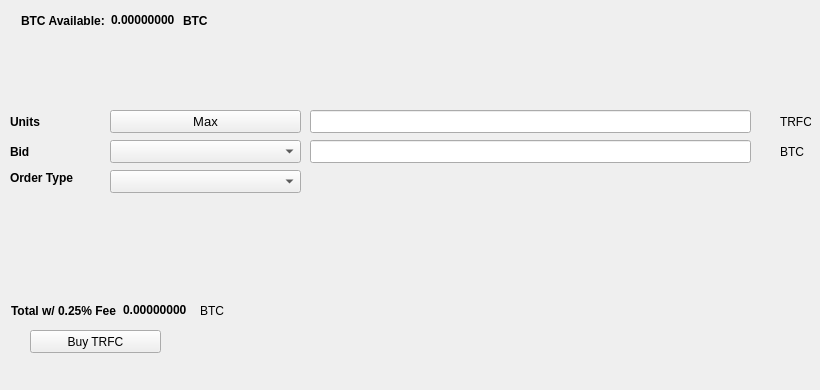
   <widget class="QWidget" name="BuyTab">
    <attribute name="title">
     <string>Buy</string>
    </attribute>
    <widget class="QPushButton" name="BuyTRFC">
     <property name="geometry">
      <rect>
       <x>30</x>
       <y>330</y>
       <width>131</width>
       <height>23</height>
      </rect>
     </property>
     <property name="text">
      <string>Buy TRFC</string>
     </property>
     <property name="icon">
      <iconset resource="../traficoin.qrc">
       <normaloff>:/icons/bitcoin</normaloff>:/icons/bitcoin</iconset>
     </property>
    </widget>
    <widget class="QLabel" name="label_3">
     <property name="geometry">
      <rect>
       <x>10</x>
       <y>110</y>
       <width>46</width>
       <height>23</height>
      </rect>
     </property>
     <property name="font">
      <font>
       <weight>75</weight>
       <bold>true</bold>
      </font>
     </property>
     <property name="text">
      <string>Units</string>
     </property>
    </widget>
    <widget class="QLineEdit" name="UnitsInput">
     <property name="geometry">
      <rect>
       <x>310</x>
       <y>110</y>
       <width>441</width>
       <height>23</height>
      </rect>
     </property>
     <property name="font">
      <font>
       <pointsize>9</pointsize>
       <weight>75</weight>
       <bold>true</bold>
      </font>
     </property>
    </widget>
    <widget class="QLineEdit" name="BuyBidPriceEdit">
     <property name="geometry">
      <rect>
       <x>310</x>
       <y>140</y>
       <width>441</width>
       <height>23</height>
      </rect>
     </property>
     <property name="font">
      <font>
       <pointsize>9</pointsize>
       <weight>75</weight>
       <bold>true</bold>
      </font>
     </property>
    </widget>
    <widget class="QLabel" name="label_4">
     <property name="geometry">
      <rect>
       <x>780</x>
       <y>110</y>
       <width>31</width>
       <height>23</height>
      </rect>
     </property>
     <property name="text">
      <string>TRFC</string>
     </property>
    </widget>
    <widget class="QLabel" name="label_5">
     <property name="geometry">
      <rect>
       <x>780</x>
       <y>140</y>
       <width>31</width>
       <height>23</height>
      </rect>
     </property>
     <property name="text">
      <string>BTC</string>
     </property>
    </widget>
    <widget class="QLabel" name="label_6">
     <property name="geometry">
      <rect>
       <x>10</x>
       <y>140</y>
       <width>46</width>
       <height>23</height>
      </rect>
     </property>
     <property name="font">
      <font>
       <weight>75</weight>
       <bold>true</bold>
      </font>
     </property>
     <property name="text">
      <string>Bid</string>
     </property>
    </widget>
    <widget class="QLabel" name="label_7">
     <property name="geometry">
      <rect>
       <x>10</x>
       <y>170</y>
       <width>91</width>
       <height>16</height>
      </rect>
     </property>
     <property name="font">
      <font>
       <weight>75</weight>
       <bold>true</bold>
      </font>
     </property>
     <property name="text">
      <string>Order Type</string>
     </property>
    </widget>
    <widget class="QPushButton" name="Buy_Max_Amount">
     <property name="geometry">
      <rect>
       <x>110</x>
       <y>110</y>
       <width>191</width>
       <height>23</height>
      </rect>
     </property>
     <property name="font">
      <font>
       <pointsize>10</pointsize>
      </font>
     </property>
     <property name="text">
      <string>Max</string>
     </property>
    </widget>
    <widget class="QComboBox" name="BuyBidcomboBox">
     <property name="geometry">
      <rect>
       <x>110</x>
       <y>140</y>
       <width>191</width>
       <height>23</height>
      </rect>
     </property>
     <property name="font">
      <font>
       <pointsize>10</pointsize>
      </font>
     </property>
    </widget>
    <widget class="QComboBox" name="buyOrdertypeCombo">
     <property name="geometry">
      <rect>
       <x>110</x>
       <y>170</y>
       <width>191</width>
       <height>23</height>
      </rect>
     </property>
     <property name="font">
      <font>
       <pointsize>10</pointsize>
      </font>
     </property>
    </widget>
    <widget class="QWidget" name="layoutWidget1">
     <property name="geometry">
      <rect>
       <x>21</x>
       <y>11</y>
       <width>227</width>
       <height>19</height>
      </rect>
     </property>
     <layout class="QHBoxLayout" name="horizontalLayout_3">
      <item>
       <widget class="QLabel" name="label232">
        <property name="font">
         <font>
          <weight>75</weight>
          <bold>true</bold>
         </font>
        </property>
        <property name="text">
         <string>BTC Available:</string>
        </property>
       </widget>
      </item>
      <item>
       <widget class="QLabel" name="BtcAvailableLbl">
        <property name="palette">
         <palette>
          <active>
           <colorrole role="WindowText">
            <brush brushstyle="SolidPattern">
             <color alpha="255">
              <red>0</red>
              <green>0</green>
              <blue>0</blue>
             </color>
            </brush>
           </colorrole>
           <colorrole role="Button">
            <brush brushstyle="SolidPattern">
             <color alpha="255">
              <red>0</red>
              <green>170</green>
              <blue>0</blue>
             </color>
            </brush>
           </colorrole>
           <colorrole role="Light">
            <brush brushstyle="SolidPattern">
             <color alpha="255">
              <red>0</red>
              <green>255</green>
              <blue>0</blue>
             </color>
            </brush>
           </colorrole>
           <colorrole role="Midlight">
            <brush brushstyle="SolidPattern">
             <color alpha="255">
              <red>0</red>
              <green>212</green>
              <blue>0</blue>
             </color>
            </brush>
           </colorrole>
           <colorrole role="Dark">
            <brush brushstyle="SolidPattern">
             <color alpha="255">
              <red>0</red>
              <green>85</green>
              <blue>0</blue>
             </color>
            </brush>
           </colorrole>
           <colorrole role="Mid">
            <brush brushstyle="SolidPattern">
             <color alpha="255">
              <red>0</red>
              <green>113</green>
              <blue>0</blue>
             </color>
            </brush>
           </colorrole>
           <colorrole role="Text">
            <brush brushstyle="SolidPattern">
             <color alpha="255">
              <red>0</red>
              <green>170</green>
              <blue>0</blue>
             </color>
            </brush>
           </colorrole>
           <colorrole role="BrightText">
            <brush brushstyle="SolidPattern">
             <color alpha="255">
              <red>255</red>
              <green>255</green>
              <blue>255</blue>
             </color>
            </brush>
           </colorrole>
           <colorrole role="ButtonText">
            <brush brushstyle="SolidPattern">
             <color alpha="255">
              <red>0</red>
              <green>0</green>
              <blue>0</blue>
             </color>
            </brush>
           </colorrole>
           <colorrole role="Base">
            <brush brushstyle="SolidPattern">
             <color alpha="255">
              <red>255</red>
              <green>255</green>
              <blue>255</blue>
             </color>
            </brush>
           </colorrole>
           <colorrole role="Window">
            <brush brushstyle="SolidPattern">
             <color alpha="255">
              <red>0</red>
              <green>170</green>
              <blue>0</blue>
             </color>
            </brush>
           </colorrole>
           <colorrole role="Shadow">
            <brush brushstyle="SolidPattern">
             <color alpha="255">
              <red>0</red>
              <green>0</green>
              <blue>0</blue>
             </color>
            </brush>
           </colorrole>
           <colorrole role="AlternateBase">
            <brush brushstyle="SolidPattern">
             <color alpha="255">
              <red>127</red>
              <green>212</green>
              <blue>127</blue>
             </color>
            </brush>
           </colorrole>
           <colorrole role="ToolTipBase">
            <brush brushstyle="SolidPattern">
             <color alpha="255">
              <red>255</red>
              <green>255</green>
              <blue>220</blue>
             </color>
            </brush>
           </colorrole>
           <colorrole role="ToolTipText">
            <brush brushstyle="SolidPattern">
             <color alpha="255">
              <red>0</red>
              <green>0</green>
              <blue>0</blue>
             </color>
            </brush>
           </colorrole>
          </active>
          <inactive>
           <colorrole role="WindowText">
            <brush brushstyle="SolidPattern">
             <color alpha="255">
              <red>0</red>
              <green>0</green>
              <blue>0</blue>
             </color>
            </brush>
           </colorrole>
           <colorrole role="Button">
            <brush brushstyle="SolidPattern">
             <color alpha="255">
              <red>0</red>
              <green>170</green>
              <blue>0</blue>
             </color>
            </brush>
           </colorrole>
           <colorrole role="Light">
            <brush brushstyle="SolidPattern">
             <color alpha="255">
              <red>0</red>
              <green>255</green>
              <blue>0</blue>
             </color>
            </brush>
           </colorrole>
           <colorrole role="Midlight">
            <brush brushstyle="SolidPattern">
             <color alpha="255">
              <red>0</red>
              <green>212</green>
              <blue>0</blue>
             </color>
            </brush>
           </colorrole>
           <colorrole role="Dark">
            <brush brushstyle="SolidPattern">
             <color alpha="255">
              <red>0</red>
              <green>85</green>
              <blue>0</blue>
             </color>
            </brush>
           </colorrole>
           <colorrole role="Mid">
            <brush brushstyle="SolidPattern">
             <color alpha="255">
              <red>0</red>
              <green>113</green>
              <blue>0</blue>
             </color>
            </brush>
           </colorrole>
           <colorrole role="Text">
            <brush brushstyle="SolidPattern">
             <color alpha="255">
              <red>0</red>
              <green>170</green>
              <blue>0</blue>
             </color>
            </brush>
           </colorrole>
           <colorrole role="BrightText">
            <brush brushstyle="SolidPattern">
             <color alpha="255">
              <red>255</red>
              <green>255</green>
              <blue>255</blue>
             </color>
            </brush>
           </colorrole>
           <colorrole role="ButtonText">
            <brush brushstyle="SolidPattern">
             <color alpha="255">
              <red>0</red>
              <green>0</green>
              <blue>0</blue>
             </color>
            </brush>
           </colorrole>
           <colorrole role="Base">
            <brush brushstyle="SolidPattern">
             <color alpha="255">
              <red>255</red>
              <green>255</green>
              <blue>255</blue>
             </color>
            </brush>
           </colorrole>
           <colorrole role="Window">
            <brush brushstyle="SolidPattern">
             <color alpha="255">
              <red>0</red>
              <green>170</green>
              <blue>0</blue>
             </color>
            </brush>
           </colorrole>
           <colorrole role="Shadow">
            <brush brushstyle="SolidPattern">
             <color alpha="255">
              <red>0</red>
              <green>0</green>
              <blue>0</blue>
             </color>
            </brush>
           </colorrole>
           <colorrole role="AlternateBase">
            <brush brushstyle="SolidPattern">
             <color alpha="255">
              <red>127</red>
              <green>212</green>
              <blue>127</blue>
             </color>
            </brush>
           </colorrole>
           <colorrole role="ToolTipBase">
            <brush brushstyle="SolidPattern">
             <color alpha="255">
              <red>255</red>
              <green>255</green>
              <blue>220</blue>
             </color>
            </brush>
           </colorrole>
           <colorrole role="ToolTipText">
            <brush brushstyle="SolidPattern">
             <color alpha="255">
              <red>0</red>
              <green>0</green>
              <blue>0</blue>
             </color>
            </brush>
           </colorrole>
          </inactive>
          <disabled>
           <colorrole role="WindowText">
            <brush brushstyle="SolidPattern">
             <color alpha="255">
              <red>0</red>
              <green>85</green>
              <blue>0</blue>
             </color>
            </brush>
           </colorrole>
           <colorrole role="Button">
            <brush brushstyle="SolidPattern">
             <color alpha="255">
              <red>0</red>
              <green>170</green>
              <blue>0</blue>
             </color>
            </brush>
           </colorrole>
           <colorrole role="Light">
            <brush brushstyle="SolidPattern">
             <color alpha="255">
              <red>0</red>
              <green>255</green>
              <blue>0</blue>
             </color>
            </brush>
           </colorrole>
           <colorrole role="Midlight">
            <brush brushstyle="SolidPattern">
             <color alpha="255">
              <red>0</red>
              <green>212</green>
              <blue>0</blue>
             </color>
            </brush>
           </colorrole>
           <colorrole role="Dark">
            <brush brushstyle="SolidPattern">
             <color alpha="255">
              <red>0</red>
              <green>85</green>
              <blue>0</blue>
             </color>
            </brush>
           </colorrole>
           <colorrole role="Mid">
            <brush brushstyle="SolidPattern">
             <color alpha="255">
              <red>0</red>
              <green>113</green>
              <blue>0</blue>
             </color>
            </brush>
           </colorrole>
           <colorrole role="Text">
            <brush brushstyle="SolidPattern">
             <color alpha="255">
              <red>0</red>
              <green>85</green>
              <blue>0</blue>
             </color>
            </brush>
           </colorrole>
           <colorrole role="BrightText">
            <brush brushstyle="SolidPattern">
             <color alpha="255">
              <red>255</red>
              <green>255</green>
              <blue>255</blue>
             </color>
            </brush>
           </colorrole>
           <colorrole role="ButtonText">
            <brush brushstyle="SolidPattern">
             <color alpha="255">
              <red>0</red>
              <green>85</green>
              <blue>0</blue>
             </color>
            </brush>
           </colorrole>
           <colorrole role="Base">
            <brush brushstyle="SolidPattern">
             <color alpha="255">
              <red>0</red>
              <green>170</green>
              <blue>0</blue>
             </color>
            </brush>
           </colorrole>
           <colorrole role="Window">
            <brush brushstyle="SolidPattern">
             <color alpha="255">
              <red>0</red>
              <green>170</green>
              <blue>0</blue>
             </color>
            </brush>
           </colorrole>
           <colorrole role="Shadow">
            <brush brushstyle="SolidPattern">
             <color alpha="255">
              <red>0</red>
              <green>0</green>
              <blue>0</blue>
             </color>
            </brush>
           </colorrole>
           <colorrole role="AlternateBase">
            <brush brushstyle="SolidPattern">
             <color alpha="255">
              <red>0</red>
              <green>170</green>
              <blue>0</blue>
             </color>
            </brush>
           </colorrole>
           <colorrole role="ToolTipBase">
            <brush brushstyle="SolidPattern">
             <color alpha="255">
              <red>255</red>
              <green>255</green>
              <blue>220</blue>
             </color>
            </brush>
           </colorrole>
           <colorrole role="ToolTipText">
            <brush brushstyle="SolidPattern">
             <color alpha="255">
              <red>0</red>
              <green>0</green>
              <blue>0</blue>
             </color>
            </brush>
           </colorrole>
          </disabled>
         </palette>
        </property>
        <property name="font">
         <font>
          <weight>75</weight>
          <bold>true</bold>
         </font>
        </property>
        <property name="text">
         <string>0.00000000</string>
        </property>
        <property name="textInteractionFlags">
         <set>Qt::LinksAccessibleByMouse|Qt::TextSelectableByKeyboard|Qt::TextSelectableByMouse</set>
        </property>
       </widget>
      </item>
      <item>
       <widget class="QLabel" name="BtcAvailableLbl_2">
        <property name="font">
         <font>
          <weight>75</weight>
          <bold>true</bold>
         </font>
        </property>
        <property name="text">
         <string>BTC</string>
        </property>
       </widget>
      </item>
     </layout>
    </widget>
    <widget class="QWidget" name="layoutWidge2">
     <property name="geometry">
      <rect>
       <x>11</x>
       <y>301</y>
       <width>259</width>
       <height>19</height>
      </rect>
     </property>
     <layout class="QHBoxLayout" name="horizontalLayout_4">
      <item>
       <widget class="QLabel" name="label_9">
        <property name="font">
         <font>
          <weight>75</weight>
          <bold>true</bold>
         </font>
        </property>
        <property name="text">
         <string>Total w/ 0.25% Fee</string>
        </property>
       </widget>
      </item>
      <item>
       <widget class="QLabel" name="BuyCostLabel">
        <property name="palette">
         <palette>
          <active>
           <colorrole role="WindowText">
            <brush brushstyle="SolidPattern">
             <color alpha="255">
              <red>0</red>
              <green>0</green>
              <blue>0</blue>
             </color>
            </brush>
           </colorrole>
           <colorrole role="Button">
            <brush brushstyle="SolidPattern">
             <color alpha="255">
              <red>0</red>
              <green>170</green>
              <blue>0</blue>
             </color>
            </brush>
           </colorrole>
           <colorrole role="Light">
            <brush brushstyle="SolidPattern">
             <color alpha="255">
              <red>0</red>
              <green>255</green>
              <blue>0</blue>
             </color>
            </brush>
           </colorrole>
           <colorrole role="Midlight">
            <brush brushstyle="SolidPattern">
             <color alpha="255">
              <red>0</red>
              <green>212</green>
              <blue>0</blue>
             </color>
            </brush>
           </colorrole>
           <colorrole role="Dark">
            <brush brushstyle="SolidPattern">
             <color alpha="255">
              <red>0</red>
              <green>85</green>
              <blue>0</blue>
             </color>
            </brush>
           </colorrole>
           <colorrole role="Mid">
            <brush brushstyle="SolidPattern">
             <color alpha="255">
              <red>0</red>
              <green>113</green>
              <blue>0</blue>
             </color>
            </brush>
           </colorrole>
           <colorrole role="Text">
            <brush brushstyle="SolidPattern">
             <color alpha="255">
              <red>0</red>
              <green>170</green>
              <blue>0</blue>
             </color>
            </brush>
           </colorrole>
           <colorrole role="BrightText">
            <brush brushstyle="SolidPattern">
             <color alpha="255">
              <red>255</red>
              <green>255</green>
              <blue>255</blue>
             </color>
            </brush>
           </colorrole>
           <colorrole role="ButtonText">
            <brush brushstyle="SolidPattern">
             <color alpha="255">
              <red>0</red>
              <green>0</green>
              <blue>0</blue>
             </color>
            </brush>
           </colorrole>
           <colorrole role="Base">
            <brush brushstyle="SolidPattern">
             <color alpha="255">
              <red>255</red>
              <green>255</green>
              <blue>255</blue>
             </color>
            </brush>
           </colorrole>
           <colorrole role="Window">
            <brush brushstyle="SolidPattern">
             <color alpha="255">
              <red>0</red>
              <green>170</green>
              <blue>0</blue>
             </color>
            </brush>
           </colorrole>
           <colorrole role="Shadow">
            <brush brushstyle="SolidPattern">
             <color alpha="255">
              <red>0</red>
              <green>0</green>
              <blue>0</blue>
             </color>
            </brush>
           </colorrole>
           <colorrole role="AlternateBase">
            <brush brushstyle="SolidPattern">
             <color alpha="255">
              <red>127</red>
              <green>212</green>
              <blue>127</blue>
             </color>
            </brush>
           </colorrole>
           <colorrole role="ToolTipBase">
            <brush brushstyle="SolidPattern">
             <color alpha="255">
              <red>255</red>
              <green>255</green>
              <blue>220</blue>
             </color>
            </brush>
           </colorrole>
           <colorrole role="ToolTipText">
            <brush brushstyle="SolidPattern">
             <color alpha="255">
              <red>0</red>
              <green>0</green>
              <blue>0</blue>
             </color>
            </brush>
           </colorrole>
          </active>
          <inactive>
           <colorrole role="WindowText">
            <brush brushstyle="SolidPattern">
             <color alpha="255">
              <red>0</red>
              <green>0</green>
              <blue>0</blue>
             </color>
            </brush>
           </colorrole>
           <colorrole role="Button">
            <brush brushstyle="SolidPattern">
             <color alpha="255">
              <red>0</red>
              <green>170</green>
              <blue>0</blue>
             </color>
            </brush>
           </colorrole>
           <colorrole role="Light">
            <brush brushstyle="SolidPattern">
             <color alpha="255">
              <red>0</red>
              <green>255</green>
              <blue>0</blue>
             </color>
            </brush>
           </colorrole>
           <colorrole role="Midlight">
            <brush brushstyle="SolidPattern">
             <color alpha="255">
              <red>0</red>
              <green>212</green>
              <blue>0</blue>
             </color>
            </brush>
           </colorrole>
           <colorrole role="Dark">
            <brush brushstyle="SolidPattern">
             <color alpha="255">
              <red>0</red>
              <green>85</green>
              <blue>0</blue>
             </color>
            </brush>
           </colorrole>
           <colorrole role="Mid">
            <brush brushstyle="SolidPattern">
             <color alpha="255">
              <red>0</red>
              <green>113</green>
              <blue>0</blue>
             </color>
            </brush>
           </colorrole>
           <colorrole role="Text">
            <brush brushstyle="SolidPattern">
             <color alpha="255">
              <red>0</red>
              <green>170</green>
              <blue>0</blue>
             </color>
            </brush>
           </colorrole>
           <colorrole role="BrightText">
            <brush brushstyle="SolidPattern">
             <color alpha="255">
              <red>255</red>
              <green>255</green>
              <blue>255</blue>
             </color>
            </brush>
           </colorrole>
           <colorrole role="ButtonText">
            <brush brushstyle="SolidPattern">
             <color alpha="255">
              <red>0</red>
              <green>0</green>
              <blue>0</blue>
             </color>
            </brush>
           </colorrole>
           <colorrole role="Base">
            <brush brushstyle="SolidPattern">
             <color alpha="255">
              <red>255</red>
              <green>255</green>
              <blue>255</blue>
             </color>
            </brush>
           </colorrole>
           <colorrole role="Window">
            <brush brushstyle="SolidPattern">
             <color alpha="255">
              <red>0</red>
              <green>170</green>
              <blue>0</blue>
             </color>
            </brush>
           </colorrole>
           <colorrole role="Shadow">
            <brush brushstyle="SolidPattern">
             <color alpha="255">
              <red>0</red>
              <green>0</green>
              <blue>0</blue>
             </color>
            </brush>
           </colorrole>
           <colorrole role="AlternateBase">
            <brush brushstyle="SolidPattern">
             <color alpha="255">
              <red>127</red>
              <green>212</green>
              <blue>127</blue>
             </color>
            </brush>
           </colorrole>
           <colorrole role="ToolTipBase">
            <brush brushstyle="SolidPattern">
             <color alpha="255">
              <red>255</red>
              <green>255</green>
              <blue>220</blue>
             </color>
            </brush>
           </colorrole>
           <colorrole role="ToolTipText">
            <brush brushstyle="SolidPattern">
             <color alpha="255">
              <red>0</red>
              <green>0</green>
              <blue>0</blue>
             </color>
            </brush>
           </colorrole>
          </inactive>
          <disabled>
           <colorrole role="WindowText">
            <brush brushstyle="SolidPattern">
             <color alpha="255">
              <red>0</red>
              <green>85</green>
              <blue>0</blue>
             </color>
            </brush>
           </colorrole>
           <colorrole role="Button">
            <brush brushstyle="SolidPattern">
             <color alpha="255">
              <red>0</red>
              <green>170</green>
              <blue>0</blue>
             </color>
            </brush>
           </colorrole>
           <colorrole role="Light">
            <brush brushstyle="SolidPattern">
             <color alpha="255">
              <red>0</red>
              <green>255</green>
              <blue>0</blue>
             </color>
            </brush>
           </colorrole>
           <colorrole role="Midlight">
            <brush brushstyle="SolidPattern">
             <color alpha="255">
              <red>0</red>
              <green>212</green>
              <blue>0</blue>
             </color>
            </brush>
           </colorrole>
           <colorrole role="Dark">
            <brush brushstyle="SolidPattern">
             <color alpha="255">
              <red>0</red>
              <green>85</green>
              <blue>0</blue>
             </color>
            </brush>
           </colorrole>
           <colorrole role="Mid">
            <brush brushstyle="SolidPattern">
             <color alpha="255">
              <red>0</red>
              <green>113</green>
              <blue>0</blue>
             </color>
            </brush>
           </colorrole>
           <colorrole role="Text">
            <brush brushstyle="SolidPattern">
             <color alpha="255">
              <red>0</red>
              <green>85</green>
              <blue>0</blue>
             </color>
            </brush>
           </colorrole>
           <colorrole role="BrightText">
            <brush brushstyle="SolidPattern">
             <color alpha="255">
              <red>255</red>
              <green>255</green>
              <blue>255</blue>
             </color>
            </brush>
           </colorrole>
           <colorrole role="ButtonText">
            <brush brushstyle="SolidPattern">
             <color alpha="255">
              <red>0</red>
              <green>85</green>
              <blue>0</blue>
             </color>
            </brush>
           </colorrole>
           <colorrole role="Base">
            <brush brushstyle="SolidPattern">
             <color alpha="255">
              <red>0</red>
              <green>170</green>
              <blue>0</blue>
             </color>
            </brush>
           </colorrole>
           <colorrole role="Window">
            <brush brushstyle="SolidPattern">
             <color alpha="255">
              <red>0</red>
              <green>170</green>
              <blue>0</blue>
             </color>
            </brush>
           </colorrole>
           <colorrole role="Shadow">
            <brush brushstyle="SolidPattern">
             <color alpha="255">
              <red>0</red>
              <green>0</green>
              <blue>0</blue>
             </color>
            </brush>
           </colorrole>
           <colorrole role="AlternateBase">
            <brush brushstyle="SolidPattern">
             <color alpha="255">
              <red>0</red>
              <green>170</green>
              <blue>0</blue>
             </color>
            </brush>
           </colorrole>
           <colorrole role="ToolTipBase">
            <brush brushstyle="SolidPattern">
             <color alpha="255">
              <red>255</red>
              <green>255</green>
              <blue>220</blue>
             </color>
            </brush>
           </colorrole>
           <colorrole role="ToolTipText">
            <brush brushstyle="SolidPattern">
             <color alpha="255">
              <red>0</red>
              <green>0</green>
              <blue>0</blue>
             </color>
            </brush>
           </colorrole>
          </disabled>
         </palette>
        </property>
        <property name="font">
         <font>
          <weight>75</weight>
          <bold>true</bold>
         </font>
        </property>
        <property name="autoFillBackground">
         <bool>false</bool>
        </property>
        <property name="text">
         <string>0.00000000</string>
        </property>
        <property name="textInteractionFlags">
         <set>Qt::LinksAccessibleByMouse|Qt::TextSelectableByMouse</set>
        </property>
       </widget>
      </item>
      <item>
       <widget class="QLabel" name="label_10">
        <property name="font">
         <font>
          <weight>50</weight>
          <bold>false</bold>
         </font>
        </property>
        <property name="text">
         <string>BTC</string>
        </property>
       </widget>
      </item>
     </layout>
    </widget>
    <widget class="QLabel" name="label_24">
     <property name="geometry">
      <rect>
       <x>460</x>
       <y>300</y>
       <width>281</width>
       <height>81</height>
      </rect>
     </property>
     <property name="text">
      <string/>
     </property>
     <property name="pixmap">
      <pixmap>:/images/bittrex</pixmap>
     </property>
    </widget>
   </widget>
